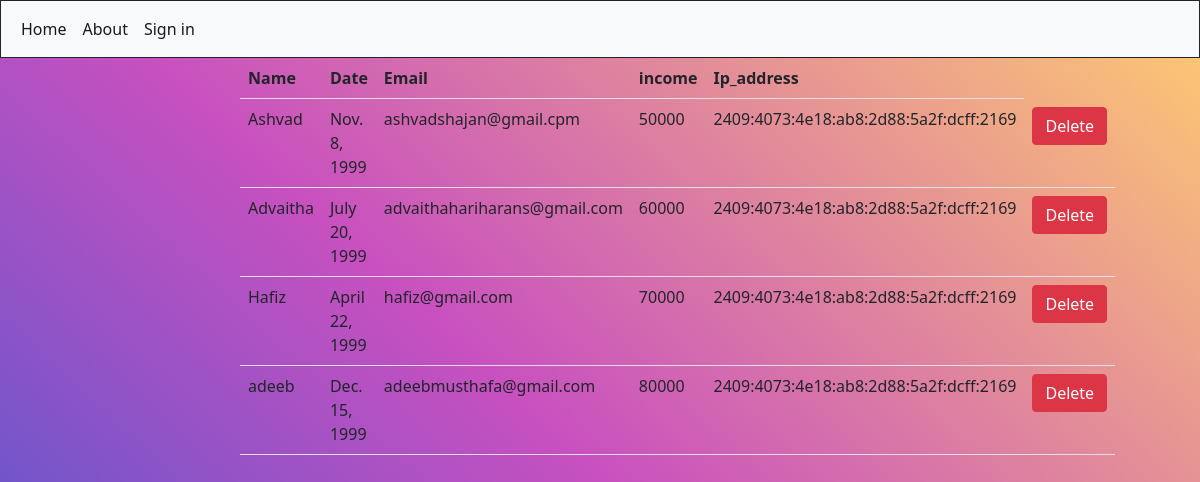
The page /address/list on the database its author committed.
### hello/models.py (models this page shows, shortened)
class Address(models.Model):
    Name = models.CharField(max_length=120)
    Date = models.DateField()
    Email = models.EmailField(max_length=120)
    income = models.PositiveIntegerField()
    Ip_address = models.GenericIPAddressField()

### hello/views.py (the view)
# urls.py: path('address/list',views.Addresslist.as_view(),name=("listaddress")),
class Addresslist(View):
    def get(self, request):
        print("here")
        qs = Address.objects.all()
        return render(request, "address_list.html", {"address": qs})

### hello/templates/address_list.html
{%extends 'common.html'%}
{%block body_block%}
<div class="container">
 <div class="row">
        <div class="col-2"></div>
        <div class="col-8">
            <table class="table">
                <tr>
                    <th>Name</th>
                    <th>Date</th>
                    <th>Email</th>
                    <th>income</th>
                    <th>Ip_address</th>
                </tr>
                {%for hello in address%}
                <tr>
                    <td>
                        {{hello.Name}}
                    </td>
                    <td>
                        {{hello.Date}}
                    </td>
                    <td>
                        {{hello.Email}}
                    </td>
                    <td>
                        {{hello.income}}
                    </td>
                    <td>
                        {{hello.Ip_address}}
                    </td>
                    <td>
                        <a href="{%url 'deleteaddress' hello.id%}" class="btn btn-danger">Delete</a>
                    </td>
                    {%endfor%}
                </tr>
            </table>
        </div>
        <div class="col-2"></div>
    </div>
</div>
{%endblock%}

### hello/templates/common.html (shortened to what this page needs)
<!DOCTYPE html>
<html lang="en">
{%load static %}
<head>
    <link href="https://cdn.jsdelivr.net/npm/bootstrap@5.1.3/dist/css/bootstrap.min.css" rel="stylesheet"
>
    <link rel="stylesheet" href="{%static 'css/style.css'%}">
</head>
<body>
<div class=" border border-dark">
    <nav class="navbar navbar-expand-lg navbar-light bg-light">
        <div class="container-fluid">
            <div class="collapse navbar-collapse" id="navbarSupportedContent">
                <ul class="navbar-nav me-auto mb-2 mb-lg-0">
                    <li class="nav-item">
                        <a class="nav-link active" aria-current="page" href="#">Home</a>
                    </li>
                    <li class="nav-item">
                        <a class="nav-link active" href="#">About</a>
                    </li>
                    <li class="nav-item">
                        <a class="nav-link active" aria-current="page" href="#">Sign in</a>
                    </li>
                </ul>
            </div>
        </div>
    </nav>
    </div>
<div class="container">
    {%block body_block%}
    {%endblock%}
</div>
</body>
</html>

### hello/static/css/style.css (style rules this page uses)
body { background-color: #4158D0; background-image: linear-gradient(43deg, #4158D0 0%, #C850C0 46%, #FFCC70 100%); background-repeat: no-repeat; height:100vh; }

### rows shown on the page
Address: Name "Ashvad", Date "Nov. 8, 1999", Email "ashvadshajan@gmail.cpm", income "50000", Ip_address "2409:4073:4e18:ab8:2d88:5a2f:dcff:2169"
Address: Name "Advaitha", Date "July 20, 1999", Email "advaithahariharans@gmail.com", income "60000", Ip_address "2409:4073:4e18:ab8:2d88:5a2f:dcff:2169"
Address: Name "Hafiz", Date "April 22, 1999", Email "hafiz@gmail.com", income "70000", Ip_address "2409:4073:4e18:ab8:2d88:5a2f:dcff:2169"
Address: Name "adeeb", Date "Dec. 15, 1999", Email "adeebmusthafa@gmail.com", income "80000", Ip_address "2409:4073:4e18:ab8:2d88:5a2f:dcff:2169"
